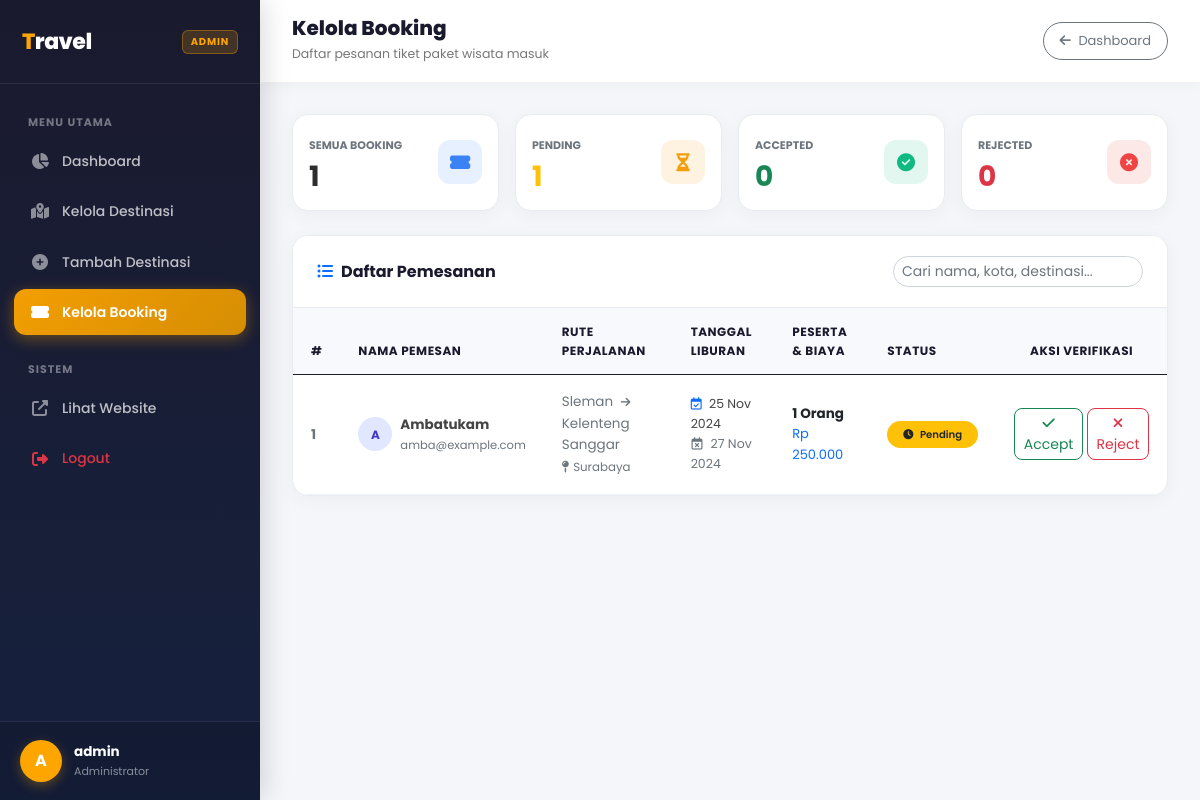
/kelolaBooking.php (signed in), run on an earlier commit of the app's database.
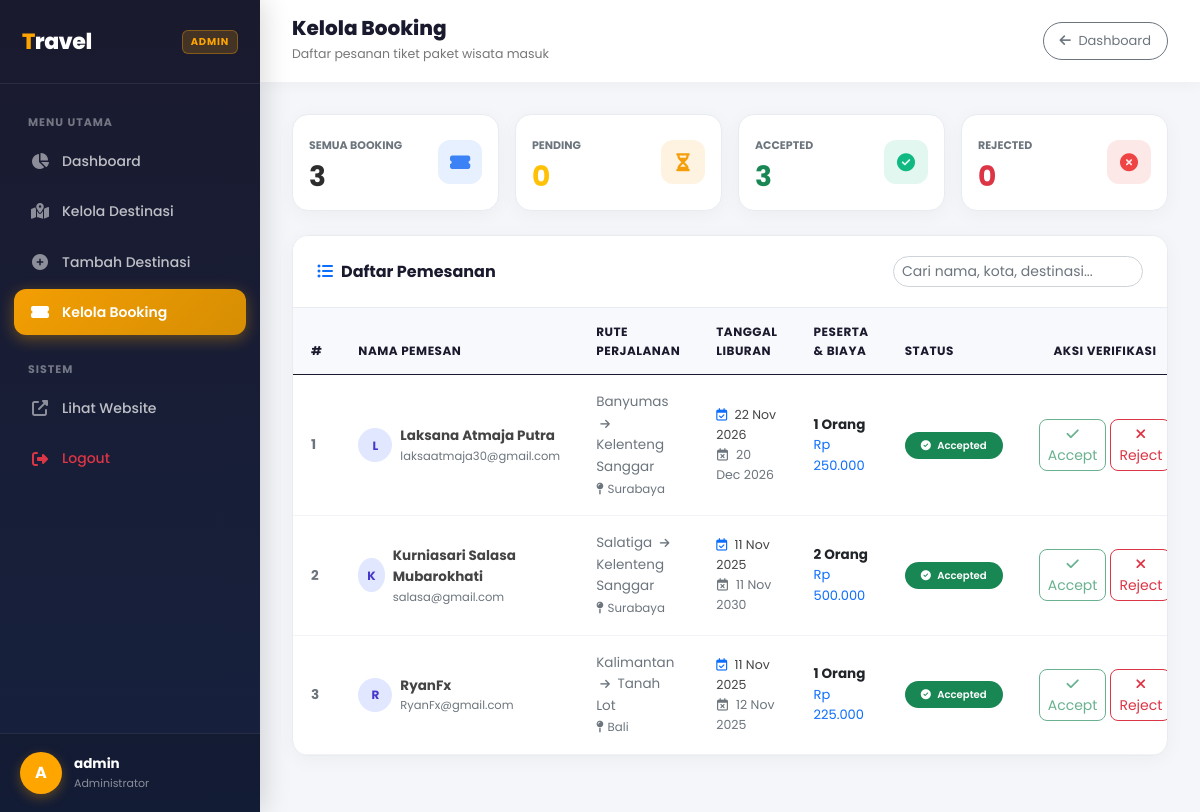
And on a later commit of the database.
### tables this page shows
CREATE TABLE `pemesanan` (
  `id_pemesanan` int(11) NOT NULL AUTO_INCREMENT,
  `id_akun` int(11) NOT NULL,
  `id_destinasi` int(11) NOT NULL,
  `jumlah_orang` int(11) NOT NULL,
  `asal` varchar(50) NOT NULL,
  `tanggal_berangkat` date NOT NULL,
  `tanggal_pulang` date NOT NULL,
  `status` enum('Pending','Accepted','Rejected') NOT NULL DEFAULT 'Pending',
  PRIMARY KEY (`id_pemesanan`),
  KEY `fk_pemesanan_akun` (`id_akun`),
  KEY `fk_pemesanan_destinasi` (`id_destinasi`),
  CONSTRAINT `fk_pemesanan_akun` FOREIGN KEY (`id_akun`) REFERENCES `akun` (`id_akun`) ON DELETE CASCADE,
  CONSTRAINT `fk_pemesanan_destinasi` FOREIGN KEY (`id_destinasi`) REFERENCES `destinasi` (`id_destinasi`) ON DELETE CASCADE
);

CREATE TABLE `akun` (
  `id_akun` int(11) NOT NULL AUTO_INCREMENT,
  `nama_lengkap` varchar(50) NOT NULL,
  `username` varchar(50) NOT NULL,
  `password` varchar(255) NOT NULL,
  `email` varchar(100) DEFAULT NULL,
  `foto_profil` varchar(255) DEFAULT NULL,
  `background_profil` varchar(255) DEFAULT NULL,
  `reset_otp` varchar(6) DEFAULT NULL,
  `reset_otp_expire` datetime DEFAULT NULL,
  `reset_otp_attempts` int(11) DEFAULT 0,
  `reset_otp_last_attempt` datetime DEFAULT NULL,
  `created_at` timestamp NOT NULL DEFAULT current_timestamp(),
  PRIMARY KEY (`id_akun`)
);

CREATE TABLE `destinasi` (
  `id_destinasi` int(11) NOT NULL AUTO_INCREMENT,
  `nama_destinasi` varchar(50) NOT NULL,
  `harga_destinasi` int(11) NOT NULL,
  `kategori_destinasi` enum('Wisata Alam','Wisata Budaya','Wisata Kampung','Wisata Religi') NOT NULL,
  `kota_destinasi` enum('Bali','Banyuwangi','Malang','Surabaya','Yogyakarta') NOT NULL,
  `latitude` float NOT NULL,
  `longitude` float NOT NULL,
  `gambar_destinasi` mediumblob NOT NULL,
  `deskripsi_destinasi` text NOT NULL,
  PRIMARY KEY (`id_destinasi`)
);

### kelolaBooking.php (the view, shortened to what the changed rows need)
<?php
include "koneksi.php";
$query = "SELECT p.*, a.nama_lengkap, a.email, d.nama_destinasi, d.harga_destinasi, d.kota_destinasi
          FROM pemesanan p
          JOIN akun a ON p.id_akun = a.id_akun
          JOIN destinasi d ON p.id_destinasi = d.id_destinasi
          ORDER BY p.id_pemesanan DESC";
$result = mysqli_query($conn, $query);
$totalBooking = 0;
$totalAccepted = 0;
$totalRejected = 0;
$totalPending = 0;
$bookings = [];
if ($result && mysqli_num_rows($result) > 0) {
    while ($row = mysqli_fetch_assoc($result)) {
        $bookings[] = $row;
        $totalBooking++;
        $st = $row['status'] ?? 'Pending';
        if ($st === 'Accepted') $totalAccepted++;
        elseif ($st === 'Rejected') $totalRejected++;
        else $totalPending++;
    }
}
?>
<!DOCTYPE html>
<html lang="id">
<head>
    <link href="https://cdn.jsdelivr.net/npm/bootstrap@5.0.2/dist/css/bootstrap.min.css" rel="stylesheet">
    <link rel="stylesheet" href="https://cdnjs.cloudflare.com/ajax/libs/font-awesome/6.2.1/css/all.min.css">
    <link rel="stylesheet" href="style.css">
</head>
<body class="bg-light">
    <div class="admin-layout">
        <main class="admin-main">
            <div class="admin-body">
                <div class="row g-3 mb-4">
                    <div class="col-sm-6 col-xl-3">
                        <div class="admin-card-modern p-3 mb-0 d-flex align-items-center justify-content-between">
                            <div>
                                <small class="text-muted fw-bold text-uppercase" style="font-size: 11px;">Semua Booking</small>
                                <h3 class="mb-0 fw-bold mt-1"><?= $totalBooking ?></h3>
                            </div>
                        </div>
                    </div>
                    <div class="col-sm-6 col-xl-3">
                        <div class="admin-card-modern p-3 mb-0 d-flex align-items-center justify-content-between">
                            <div>
                                <small class="text-muted fw-bold text-uppercase" style="font-size: 11px;">Pending</small>
                                <h3 class="mb-0 fw-bold mt-1 text-warning"><?= $totalPending ?></h3>
                            </div>
                        </div>
                    </div>
                    <div class="col-sm-6 col-xl-3">
                        <div class="admin-card-modern p-3 mb-0 d-flex align-items-center justify-content-between">
                            <div>
                                <small class="text-muted fw-bold text-uppercase" style="font-size: 11px;">Accepted</small>
                                <h3 class="mb-0 fw-bold mt-1 text-success"><?= $totalAccepted ?></h3>
                            </div>
                        </div>
                    </div>
                </div>
                <div class="admin-card-modern">
                    <div class="table-responsive">
                        <table class="table admin-table-modern mb-0" id="bookingTable">
                            <thead>
                                <tr>
                                    <th>#</th>
                                    <th>Nama Pemesan</th>
                                    <th>Rute Perjalanan</th>
                                    <th>Tanggal Liburan</th>
                                    <th>Peserta & Biaya</th>
                                    <th>Status</th>
                                    <th class="text-center">Aksi Verifikasi</th>
                                </tr>
                            </thead>
                            <tbody>
                                <?php if (!empty($bookings)) : ?>
                                    <?php $no = 1; foreach ($bookings as $row) : ?>
                                        <?php
                                        $nama = htmlspecialchars($row['nama_lengkap']);
                                        $asal = htmlspecialchars($row['asal'] ?? '-');
                                        $tujuan = htmlspecialchars($row['nama_destinasi']);
                                        $orang = (int)$row['jumlah_orang'];
                                        $harga = (int)($row['harga_destinasi'] ?? 0);
                                        $total = $harga * $orang;
                                        $tgl_berangkat = !empty($row['tanggal_berangkat']) ? date('d M Y', strtotime($row['tanggal_berangkat'])) : '-';
                                        $tgl_pulang = !empty($row['tanggal_pulang']) ? date('d M Y', strtotime($row['tanggal_pulang'])) : '-';
                                        $status = $row['status'] ?? 'Pending';
                                        ?>
                                        <tr>
                                            <td class="text-muted fw-bold"><?= $no++ ?></td>
                                            <td>
                                                <div class="d-flex align-items-center gap-2">
                                                    <div style="width:34px;height:34px;border-radius:50%;background:#e0e7ff;color:#4338ca;display:flex;align-items:center;justify-content:center;font-weight:700;font-size:12px;">
                                                        <?= strtoupper(substr($nama, 0, 1)) ?>
                                                    </div>
                                                    <div>
                                                        <strong><?= $nama ?></strong>
                                                        <div class="text-muted" style="font-size: 11.5px;"><?= htmlspecialchars($row['email'] ?? '') ?></div>
                                                    </div>
                                                </div>
                                            </td>
                                            <td>
                                                <div class="fw-semibold text-secondary"><?= $asal ?> <i class="fas fa-arrow-right text-muted mx-1" style="font-size:11px;"></i> <?= $tujuan ?></div>
                                                <small class="text-muted"><i class="fas fa-map-pin me-1"></i><?= htmlspecialchars($row['kota_destinasi'] ?? '') ?></small>
                                            </td>
                                            <td>
                                                <div style="font-size:12.5px;">
                                                    <div><i class="far fa-calendar-check text-primary me-1"></i> <?= $tgl_berangkat ?></div>
                                                    <div class="text-muted"><i class="far fa-calendar-times me-1"></i> <?= $tgl_pulang ?></div>
                                                </div>
                                            </td>
                                            <td>
                                                <div class="fw-bold text-dark"><?= $orang ?> Orang</div>
                                                <div class="text-primary fw-semibold" style="font-size: 13px;">Rp <?= number_format($total, 0, ',', '.') ?></div>
                                            </td>
                                            <td>
                                                <?php if ($status === 'Accepted') : ?>
                                                    <span class="badge bg-success px-3 py-2" style="border-radius: 20px; font-weight: 600;">
                                                        <i class="fas fa-check-circle me-1"></i> Accepted
                                                    </span>
                                                <?php elseif ($status === 'Rejected') : ?>
                                                    <span class="badge bg-danger px-3 py-2" style="border-radius: 20px; font-weight: 600;">
                                                        <i class="fas fa-times-circle me-1"></i> Rejected
                                                    </span>
                                                <?php else : ?>
                                                    <span class="badge bg-warning text-dark px-3 py-2" style="border-radius: 20px; font-weight: 600;">
                                                        <i class="fas fa-clock me-1"></i> Pending
                                                    </span>
                                                <?php endif; ?>
                                            </td>
                                            <td class="text-center">
                                                <div class="d-inline-flex gap-1">
                                                    <form action="proses.php" method="POST" class="d-inline">
                                                        <button type="submit" name="accept" class="btn btn-sm btn-outline-success" title="Terima Booking" <?= $status === 'Accepted' ? 'disabled' : '' ?> style="border-radius: 8px;">
                                                            <i class="fas fa-check"></i> Accept
                                                        </button>
                                                    </form>
                                                    <form action="proses.php" method="POST" class="d-inline">
                                                        <button type="submit" name="reject" class="btn btn-sm btn-outline-danger" title="Tolak Booking" <?= $status === 'Rejected' ? 'disabled' : '' ?> style="border-radius: 8px;">
                                                            <i class="fas fa-times"></i> Reject
                                                        </button>
                                                    </form>
                                                </div>
                                            </td>
                                        </tr>
                                    <?php endforeach; ?>
                                <?php endif; ?>
                            </tbody>
                        </table>
                    </div>
                </div>
            </div>
        </main>
    </div>
</body>
</html>

What changed in the data, as far as the page shows it:
removed pemesanan: id_akun.nama_lengkap "A", id_akun.nama_lengkap "Ambatukam", id_akun.email "amba@example.com", asal "Sleman", id_destinasi.nama_destinasi "Kelenteng Sanggar", id_destinasi.kota_destinasi "Surabaya", tanggal_berangkat "25 Nov 2024", tanggal_pulang "27 Nov 2024", jumlah_orang "1", total "250.000", status "Pending" (drawn)
added pemesanan: id_akun.nama_lengkap "L", id_akun.nama_lengkap "Laksana Atmaja Putra", id_akun.email "laksaatmaja30@gmail.com", asal "Banyumas", id_destinasi.nama_destinasi "Kelenteng Sanggar", id_destinasi.kota_destinasi "Surabaya", tanggal_berangkat "22 Nov 2026", tanggal_pulang "20 Dec 2026", jumlah_orang "1", total "250.000", status "Accepted" (drawn)
added pemesanan: id_akun.nama_lengkap "K", id_akun.nama_lengkap "Kurniasari Salasa Mubarokhati", id_akun.email "salasa@gmail.com", asal "Salatiga", id_destinasi.nama_destinasi "Kelenteng Sanggar", id_destinasi.kota_destinasi "Surabaya", tanggal_berangkat "11 Nov 2025", tanggal_pulang "11 Nov 2030", jumlah_orang "2", total "500.000", status "Accepted" (drawn)
added pemesanan: id_akun.nama_lengkap "R", id_akun.nama_lengkap "RyanFx", id_akun.email "RyanFx@gmail.com", asal "Kalimantan", id_destinasi.nama_destinasi "Tanah Lot", id_destinasi.kota_destinasi "Bali", tanggal_berangkat "11 Nov 2025", tanggal_pulang "12 Nov 2025", jumlah_orang "1", total "225.000", status "Accepted" (drawn)
Also different on the page:
$totalBooking: "1" → "3"
$totalPending: "1" → "0"
$totalAccepted: "0" → "3"
